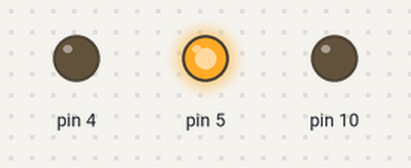
This sketch was run on a simulated Arduino Uno, built with avr-gcc and run on an emulated ATmega328P. Shown: output pins drawn as LEDs (lit = HIGH).

Above: at 0.15 s.
Timing chart, 0 to 1.7 s (numbered marks = the images above):
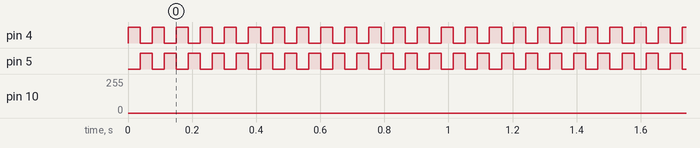

The sketch:

sinus.ino
```cpp
unsigned long int degree = 0;
float rad = 0;
float result = 0;
void setup() {
pinMode(4,OUTPUT);
pinMode(5,OUTPUT);
pinMode(10,OUTPUT);

}

void loop() {
  degree++;
  rad = degree*0.0175;
  result = sin(rad);

  if(result < 0)
  {
   alternans1();
   analogWrite(10,result*-1*255);
  }
  else
  {
    alternans2();
    analogWrite(10,result*255);
  }
  if(degree == 360)
  degree = -1;
  delayMicroseconds(55); //55
}
void alternans1()
{
 digitalWrite(4,LOW);
 digitalWrite(5,HIGH);
}
void alternans2()
{
  digitalWrite(5,LOW);
  digitalWrite(4,HIGH);
}
```

Measured:
- by itself, pin 4, pin 5: alternates HIGH for 0.04 s and LOW for 0.04 s
